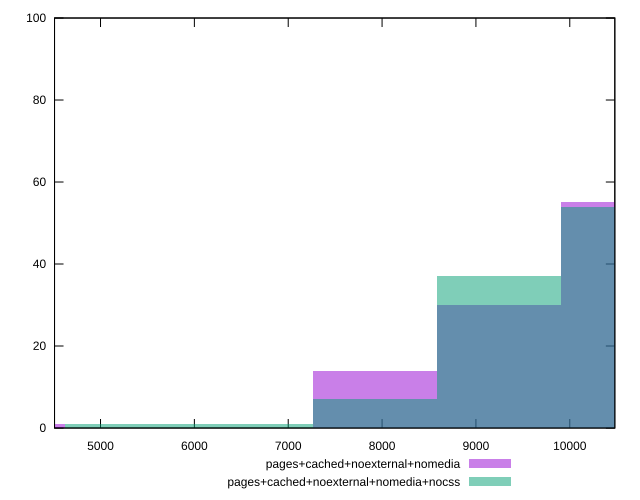

Source code (gnuplot):
reset

$pagesCachedNoexternalNomedia <<EOF
10567.704689407445 55
7925.7785170555835 14
9246.741603231514 30
3962.8892585277918 1
EOF

$pagesCachedNoexternalNomediaNocss <<EOF
10567.704689407445 54
5283.852344703722 1
9246.741603231514 37
7925.7785170555835 7
6604.815430879653 1
EOF

set key outside below
set boxwidth 1320.9630861759306
set xrange [4510:10480]
set yrange [0:100]
set trange [0:100]
set style fill transparent solid 0.5 noborder
set terminal svg size 640, 500 enhanced background rgb 'white'
set output "reprap/uses-text-compression/comparison/histogram/3_vs_4.svg"

plot $pagesCachedNoexternalNomedia title "pages+cached+noexternal+nomedia" with boxes, \
     $pagesCachedNoexternalNomediaNocss title "pages+cached+noexternal+nomedia+nocss" with boxes

reset
